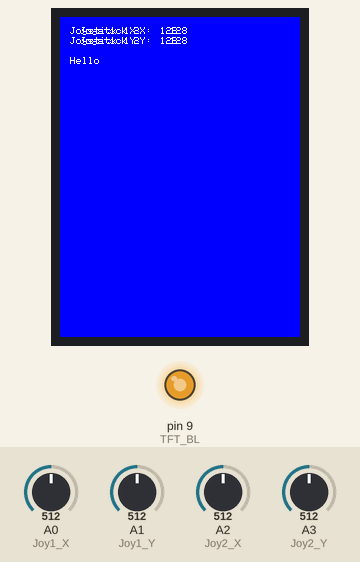
Recording of a program running on a simulated Arduino Nano, built with avr-gcc and run on an emulated ATmega328P. On the bench: 240×320 colour display, output pins drawn as LEDs (lit = HIGH). The test bench sets the inputs (shaded band); at power-on: A0 (Joy1_X) = 512, A1 (Joy1_Y) = 512, A2 (Joy2_X) = 512, A3 (Joy2_Y) = 512.

Above: at 1.4 s.
1.5 s: A0 (Joy1_X) set to 716
3.1 s: A1 (Joy1_Y) set to 716
4.7 s: A2 (Joy2_X) set to 716
6.3 s: A3 (Joy2_Y) set to 716
7.9 s: A0 (Joy1_X) set to 992
9.5 s: A1 (Joy1_Y) set to 992
Timing chart, 0 to 12.1 s (numbered marks = the images above; inputs shaded):
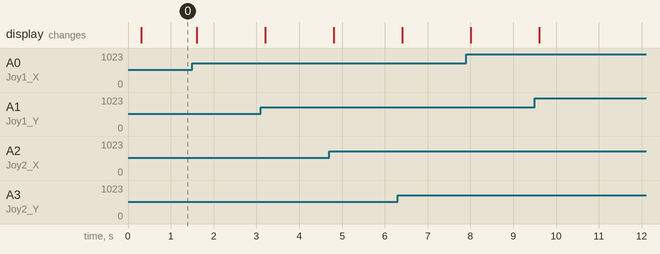

The program:

main.cpp
```cpp
#include "config.hpp"

byte joyLeftValues[2];
byte joyRightValue[2];

// byte ptr_l[2] = *joyLeftValues;
// byte ptr_r[2] = *joyLeftValues;

Adafruit_ST7789 tft = Adafruit_ST7789(TFT_CS, TFT_DC, TFT_RST);

void joystick1_read();
void joystick2_read();
void getBatteryLevel();

void setup()
{
  // put your setup code here, to run once:
  pinMode(TFT_BL, OUTPUT);
  analogWrite(TFT_BL, 200);
  tft.init(240, 320);
  tft.fillScreen(ST77XX_BLUE);
  tft.setRotation(2);
  tft.setTextSize(1);
  tft.setCursor(10, 40);
  tft.print("Hello");
}

PeriodicTask DETECT_LEFT_JOYSTICK_VALUE(100, joystick1_read), DETECT_RIGHT_JOYSTICK_VALUE(100, joystick2_read), DETECT_BATTERY(1000, getBatteryLevel);

// FIXME: detect correct values for buttons: t_hold_min & t_hold_max !!!
JoystickButton Button_1(100, 300, Butt_A), Button_2(300, 600, Butt_A), Button_3(600, 800, Butt_A), Button_4(800, 1000, Butt_A);

void loop()
{
  DETECT_LEFT_JOYSTICK_VALUE.run();
  DETECT_RIGHT_JOYSTICK_VALUE.run();

  if (millis() % 100 == 0)
  {
    tft.setCursor(10, 10);
    tft.print("Joystick 1X:   ");
    tft.print(String(joyLeftValues[0]));

    tft.setCursor(10, 20);
    tft.print("Joystick 1Y:   ");
    tft.print(String(joyLeftValues[1]));

    tft.setCursor(20, 10);
    tft.print("Joystick 2X:   ");
    tft.print(String(joyRightValue[0]));

    tft.setCursor(20, 20);
    tft.print("Joystick 2Y:   ");
    tft.print(String(joyRightValue[1]));
  }
}

void joystick1_read()
{
  read_Joystick(LEFT_JOY, joyLeftValues);
}

void joystick2_read()
{
  read_Joystick(RIGHT_JOY, joyRightValue);
}

void getBatteryLevel()
{
  float battery = getBattery(MODE_Prcnt);

  tft.setCursor(40, 10);
  tft.print("Battery: ");
  tft.print(String(battery));

  if (MODE_Prcnt)
  {
    tft.print("%");
  }
}
```

config.cpp
```cpp
#include "config.hpp"

PeriodicTask::PeriodicTask(unsigned long _interval, void (*_task)())
{
  interval = _interval;
  task = _task;
  previousMillis = 0;
}

void PeriodicTask::run()
{
  unsigned long currentMillis = millis();
  if (currentMillis - previousMillis >= interval)
  {
    previousMillis = currentMillis;
    (*task)();
  }
}

JoystickButton::JoystickButton(uint16_t _t_hold_min, uint16_t _t_hold_max, uint8_t _pin)
{
  t_hold_min = _t_hold_min;
  t_hold_max = _t_hold_max;
  pin_number = _pin;
}

bool JoystickButton::isPressed()
{
  current_t_hold = analogRead(pin_number);
  return current_t_hold < t_hold_max && current_t_hold > t_hold_min;
}

void turnOFF_display(void)
{
  digitalWrite(TFT_BL, 0);
}

void read_Joystick(bool which, byte data[2])
{
  switch (which)
  {
  case LEFT_JOY:
    /* code */
    data[0] = analogRead(Joy1_X) >> 2;
    data[1] = analogRead(Joy1_Y) >> 2;
    break;

  case RIGHT_JOY:
    /* code */
    data[0] = analogRead(Joy2_X) >> 2;
    data[1] = analogRead(Joy2_Y) >> 2;
    break;
  }
}

float getBattery(bool MODE)
{
  float batteryLevel = analogRead(BATT_P) * 0.0048828125; // 5.0V / 1024

  if (MODE == MODE_Prcnt)
  {
    batteryLevel = map(batteryLevel, 0, 1023, 0, 100); // 0% - 100%
  }

  Serial.println(batteryLevel);

  return batteryLevel;
}
```

config.hpp
```cpp
#include <Arduino.h>
#include <SPI.h>
#include <Adafruit_GFX.h>
#include <Adafruit_ST7789.h>

#ifdef LED_BUILTIN
#undef LED_BUILTIN
#endif

#define TFT_CS (12)
#define TFT_RST (10)
#define TFT_DC (8)
#define TFT_BL (9)


#define Joy1_X (A0)
#define Joy1_Y (A1)
#define Joy2_X (A2)
#define Joy2_Y (A3)
#define Butt_A (A4)
#define BATT_P (A7)

#define LEFT_JOY (0)
#define RIGHT_JOY (1)

#define MODE_Prcnt (0)
#define MODE_VOLT (1)

// extern

void read_Joystick(bool which, byte data[2]),
    turnOFF_display(void);

float getBattery(bool mode);

class PeriodicTask
{
  private:
    unsigned long previousMillis;
  unsigned long interval;
  void (*task)();

public:
  PeriodicTask(unsigned long interval, void (*task)());
  void run();
};

class JoystickButton
{
  private:
    uint16_t t_hold_min, t_hold_max, current_t_hold;
    uint8_t pin_number;

  public:
    JoystickButton(uint16_t t_hold_min, uint16_t t_hold_max, uint8_t pin_number);
    bool isPressed();
};
```
